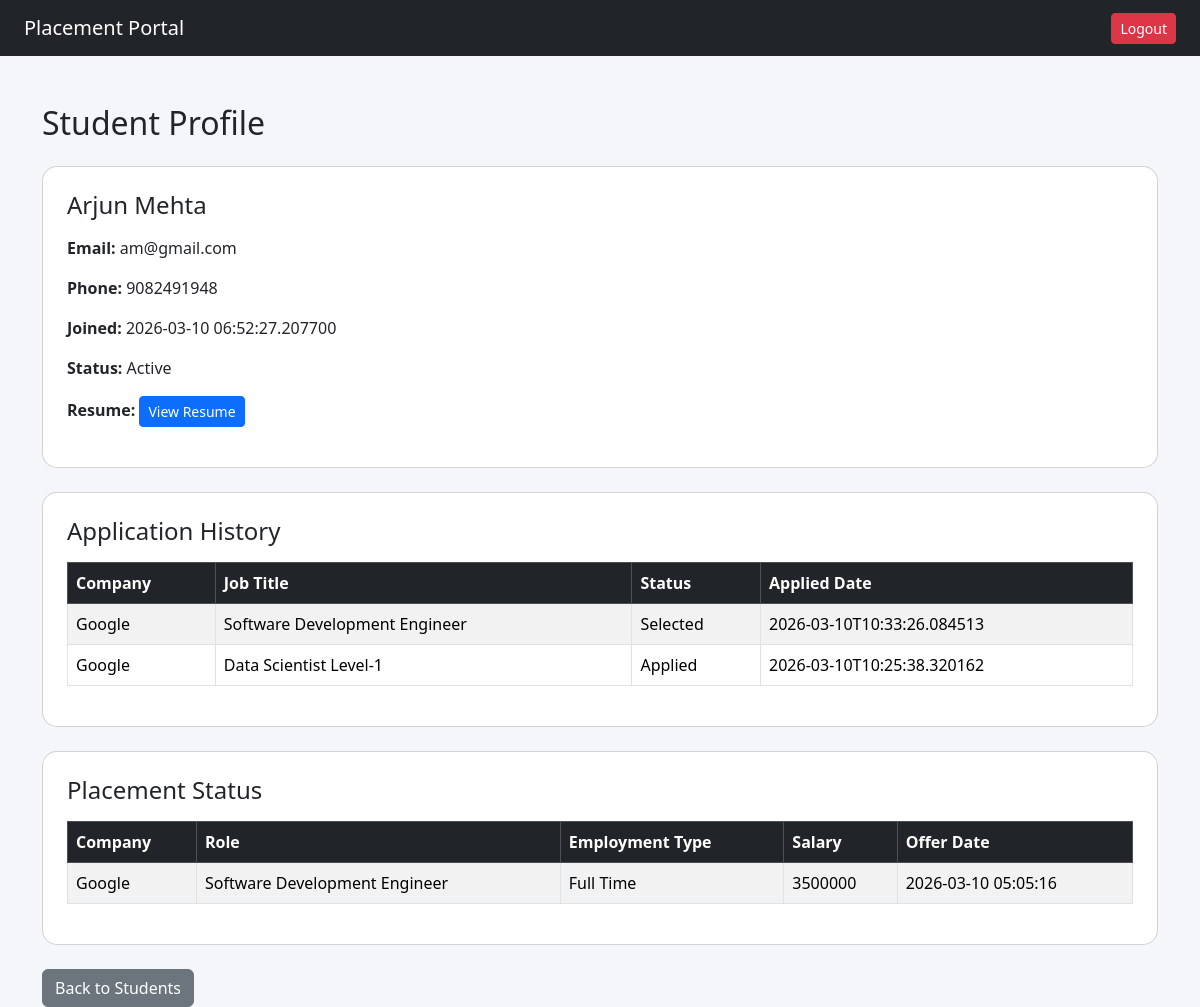
The app's page /company/student-profile/1?from=students (signed in) with its own data.
### tables this page shows
CREATE TABLE student (
           id INTEGER PRIMARY KEY AUTOINCREMENT,
           name TEXT NOT NULL,
           email TEXT UNIQUE NOT NULL,
           password TEXT NOT NULL,
           phone TEXT,
           resume_path TEXT,
           is_active INTEGER DEFAULT 1,
           created_at TEXT
        );

CREATE TABLE application (
            id INTEGER PRIMARY KEY AUTOINCREMENT,
            student_id INTEGER,
            drive_id INTEGER,
            application_date TEXT,
            status TEXT DEFAULT 'Applied',
            UNIQUE(student_id, drive_id),
            FOREIGN KEY(student_id) REFERENCES student(id),
            FOREIGN KEY(drive_id) REFERENCES placement_drive(id)
        );

CREATE TABLE company (
          id INTEGER PRIMARY KEY AUTOINCREMENT,
          name TEXT NOT NULL,
          email TEXT UNIQUE NOT NULL,
          password TEXT NOT NULL,
          hr_contact TEXT,
          website TEXT,
          approval_status TEXT DEFAULT 'Pending',
          is_active INTEGER DEFAULT 1,
          created_at TEXT          
        );

CREATE TABLE placement_drive(
            id INTEGER PRIMARY KEY AUTOINCREMENT,
            company_id INTEGER,
            job_title TEXT NOT NULL,
            job_description TEXT,
            eligibility TEXT,
            deadline TEXT,
            status TEXT DEFAULT 'Pending',
            created_at TEXT,
            FOREIGN KEY(company_id) REFERENCES company(id)              
        );

CREATE TABLE job_position (
            id INTEGER PRIMARY KEY AUTOINCREMENT,
            student_id INTEGER NOT NULL,
            company_id INTEGER NOT NULL,
            placement_drive_id INTEGER NOT NULL,
            title TEXT NOT NULL,
            description TEXT,
            employment_type TEXT NOT NULL,
            offered_salary INTEGER,
            offered_at TIMESTAMP DEFAULT CURRENT_TIMESTAMP,
            FOREIGN KEY (student_id) REFERENCES student(id),
            FOREIGN KEY (company_id) REFERENCES company(id),
            FOREIGN KEY (placement_drive_id) REFERENCES placement_drive(id)
        );

### app.py (the view)
@app.route('/company/student-profile/<int:student_id>')
def company_student_profile(student_id):
    if session.get('role') != 'company':
        return redirect('/')
    student, applications, placements = _load_student_profile(student_id)
    if not student:
        return "Student not found", 404
    source = request.args.get('from') or ''
    drive_id = request.args.get('drive_id')
    return render_template("company/student_profile.html",
                           student=student,
                           applications=applications,
                           placements=placements,
                           source=source,
                           drive_id=drive_id)

### database.py (called while the page is built)
def get_connection():
    conn = sqlite3.connect(DB_NAME)
    conn.row_factory = sqlite3.Row
    return conn

### templates/company/student_profile.html
{% extends "base.html" %}
{% block content %}
<h2 class="mb-4">Student Profile</h2>
<div class="card mb-4 p-4">
    <h4 class="mb-3">{{ student.name }}</h4>
    <p><strong>Email:</strong> {{ student.email }}</p>
    <p><strong>Phone:</strong> {{ student.phone or '—' }}</p>
    <p><strong>Joined:</strong> {{ student.created_at or '—' }}</p>
    <p>
        <strong>Status:</strong>
        {% if student.is_active == 1 %}Active{% else %}Blacklisted{% endif %}
    </p>
    <p>
        <strong>Resume:</strong>
        {% if student.resume_path %}
        <a class="btn btn-sm btn-primary"
           href="{{ url_for('static', filename=student.resume_path.replace('static/', '')) }}"
           target="_blank">
            View Resume
        </a>
        {% else %}
        <span class="text-muted">No resume uploaded</span>
        {% endif %}
    </p>
</div>
<div class="card mb-4 p-4">
    <h4 class="mb-3">Application History</h4>
    <table class="table table-bordered table-striped">
        <thead class="table-dark">
            <tr>
                <th>Company</th>
                <th>Job Title</th>
                <th>Status</h4>
                <th>Applied Date</th>
            </tr>
        </thead>
        <tbody>
            {% for a in applications %}
            <tr>
                <td>{{ a.company_name }}</td>
                <td>{{ a.job_title }}</td>
                <td>{{ a.status }}</td>
                <td>{{ a.application_date }}</td>
            </tr>
            {% else %}
            <tr><td colspan="4" class="text-center">No applications yet.</td></tr>
            {% endfor %}
        </tbody>
    </table>
</div>
<div class="card mb-4 p-4">
    <h4 class="mb-3">Placement Status</h4>
    {% if placements %}
    <table class="table table-bordered table-striped">
        <thead class="table-dark">
            <tr>
                <th>Company</th>
                <th>Role</th>
                <th>Employment Type</th>
                <th>Salary</th>
                <th>Offer Date</th>
            </tr>
        </thead>
        <tbody>
            {% for p in placements %}
            <tr>
                <td>{{ p.company_name }}</td>
                <td>{{ p.title }}</td>
                <td>{{ p.employment_type }}</td>
                <td>{{ p.offered_salary or '—' }}</td>
                <td>{{ p.offered_at }}</td>
            </tr>
            {% endfor %}
        </tbody>
    </table>
    {% else %}
    <p class="text-muted mb-0">No placement records found for this student.</p>
    {% endif %}
</div>
{% if source == 'applicants' and drive_id %}
<a href="/company/applicants/{{ drive_id }}" class="btn btn-secondary">Back to Applicants</a>
{% elif source == 'students' %}
<a href="/company/students" class="btn btn-secondary">Back to Students</a>
{% else %}
<a href="/company/dashboard" class="btn btn-secondary">Back to Dashboard</a>
{% endif %}
{% endblock %}

### static/style.css (style rules this page uses)
body { background-color: #f4f6f9; }
.card { border-radius: 15px; }

### records on screen
student: name "Arjun Mehta", email "am@gmail.com", phone "9082491948", created_at "2026-03-10 06:52:27.207700"
application: company_name "Google", job_title "Software Development Engineer", status "Selected", application_date "2026-03-10T10:33:26.084513"
application: company_name "Google", job_title "Data Scientist Level-1", status "Applied", application_date "2026-03-10T10:25:38.320162"
job_position: company_name "Google", title "Software Development Engineer", employment_type "Full Time", offered_salary "3500000", offered_at "2026-03-10 05:05:16"
